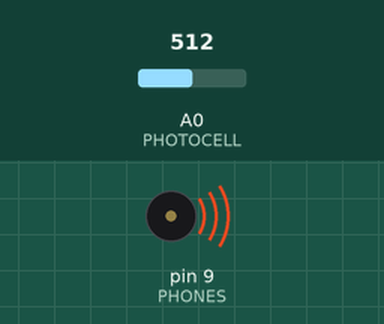
Simulated run of this sketch. Board: Arduino Uno, built with avr-gcc and run on an emulated ATmega328P. On the bench: buzzer (waves = sounding). Inputs (shaded band) come from the test bench; at power-on: A0 (PHOTOCELL) = 512. What the sketch prints to the serial monitor is not drawn.

Above: at 0.1 s.
Timing chart, 0 to 6.6 s (numbered marks = the images above):
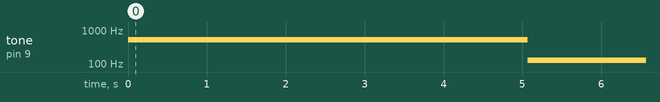

The sketch:

theremin.ino
```cpp
// Optical Theramin

//pin definitions
#define PHONES 9   // headphones connected to digital pin 9
#define PHOTOCELL 0 //photocell analog in pin 0
#define CONTROL 7 //control pushbutton in digital pin 7

//variable definitions
long val = 0;        //stores raw value from photocell
long maxread = 0;    //maximum value from calibration phase
long minread = 1000;  // minimum value from calibration phase
double f = 0;         // frequency of sound
double normf = 0;    // normalized frequency
double fLog = 0.01;      // logarithm of normalized frequency
int ilogf = 0;        // rounded logarithm
int i = 0;            // loop dummy variable
double factor = 0;    // scaling factor for calibration
double shift = 0;     // shift for calibration
long maxfreq = 1048;  // maximum desired frequency after calibration
long minfreq = 131;   // minimum desired frequency after calibration
bool turnOn = true;

//magic numbers that make the intervals sound pleasing
double gap = 1.148698355;  //ratio of consecutive notes (pentatonic)
                             // it's the 5th root of 2
//double gap = 1.059463094;  //ratio of consecutive notes (chromatic)
                              // its the 12th root of 2


void setup()
{
  pinMode(PHONES, OUTPUT);    // sets the digital pin as output
  pinMode(CONTROL, INPUT);    // sets the digital pin as output


// calibration loop to determine a rasonable range of light levels (minread to maxread)
// and map that to frequencies between minfreq and maxfreq
  for (i = 0; i< 500; i++) {  // calibration loop runs for 5 seconds
    val = analogRead(PHOTOCELL);   // read photocell
    tone(PHONES, val);          // play raw tone to guide calibration
    if (val > maxread) {        // as the values climb, store the largest
      maxread = val;
    }
    if (val < minread) {        // as the values drop, store the smallest
      minread = val;
    }
    delay(10);                  // reasonable delay
  }

  //Now we use the calibration to calculate scale and shift parameters
  factor = (double)(maxfreq - minfreq) / (double)(maxread - minread); // scale parameter
  //it's like a slope

  shift = factor * minread - minfreq;  //shift parameter: it's like an offset
  Serial.begin(9600);
}

void loop()
{
  val = analogRead(PHOTOCELL);   // read photocell
  Serial.println(val);
  if (val <= 100) {
    turnOn = false;
  }
  Serial.println(val);
  f = factor * val - shift;   // this linearly maps the frequency to
                              // a value between minfreq and maxfreq
                              // according to the calibration result

  normf = f / (double) minfreq;  // Dividing an exponential function by the min value
  fLog = log(normf) / log(gap); // allows us to take the log (base gap) and the result
  ilogf = round(fLog);           // is the number of notes above the lowest, once we round it.
  f = minfreq * pow(gap,ilogf);  // we better "unlog" it.

  //int ctrl = digitalRead(CONTROL);

  if (turnOn) {
    tone(PHONES, f);              // this produces the tone signal
  }

}
```

Measured:
- by itself, tone on pin 9 (PHONES): silent → 512 Hz at 0.00 s, → 131 Hz 5.1 s later
